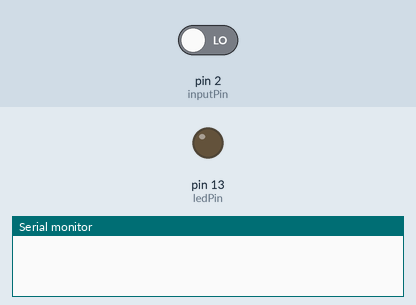
The sketch below on a simulated Arduino Uno, built with avr-gcc and run on an emulated ATmega328P. Parts: output pins drawn as LEDs (lit = HIGH), the last lines printed to the serial monitor. The inputs (shaded band) are chosen by the test bench; at power-on: pin 2 (inputPin) LOW.

Above: at 1.2 s.
1.3 s: pin 2 (inputPin) driven HIGH
At 1.6 s:
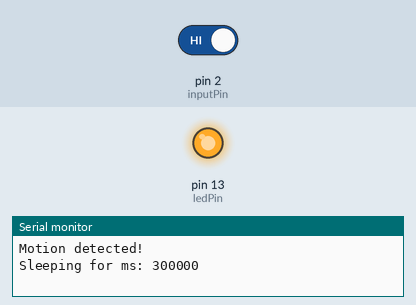
Timing chart, 0 to 4.3 s (numbered marks = the images above; inputs shaded):
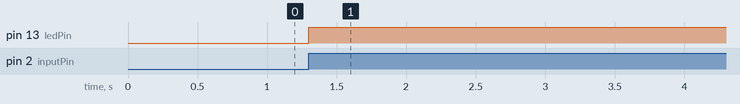

The sketch:

candle-light.ino
```cpp
/*
 * PIR sensor tester
 */

int ledPin = 13;                // choose the pin for the LED
int inputPin = 2;               // choose the input pin (for PIR sensor)
int pirState = LOW;             // we start, assuming no motion detected
int val = 0;                    // variable for reading the pin status

long stayOn =   300000; // time interval to stay on in ms, 5 min

void setup() {
  pinMode(ledPin, OUTPUT);      // declare LED as output
  pinMode(inputPin, INPUT);     // declare sensor as input

  Serial.begin(9600);
}

void loop(){
  val = digitalRead(inputPin);  // read input value
  if (val == HIGH) {            // check if the input is HIGH
    digitalWrite(ledPin, HIGH);  // turn LED ON
    if (pirState == LOW) {
      // we have just turned on
      Serial.println("Motion detected!");
      // We only want to print on the output change, not state
      pirState = HIGH;

      Serial.print("Sleeping for ms: ");
      Serial.print(stayOn);
      delay(stayOn);
    }
  } else {
    digitalWrite(ledPin, LOW); // turn LED OFF
    if (pirState == HIGH){
      // we have just turned of
      Serial.println("Motion ended!");
      // We only want to print on the output change, not state
      pirState = LOW;
    }
  }
}
```

Measured:
- after the input at 1.3 s, pin 13 (ledPin): LOW → HIGH at once
